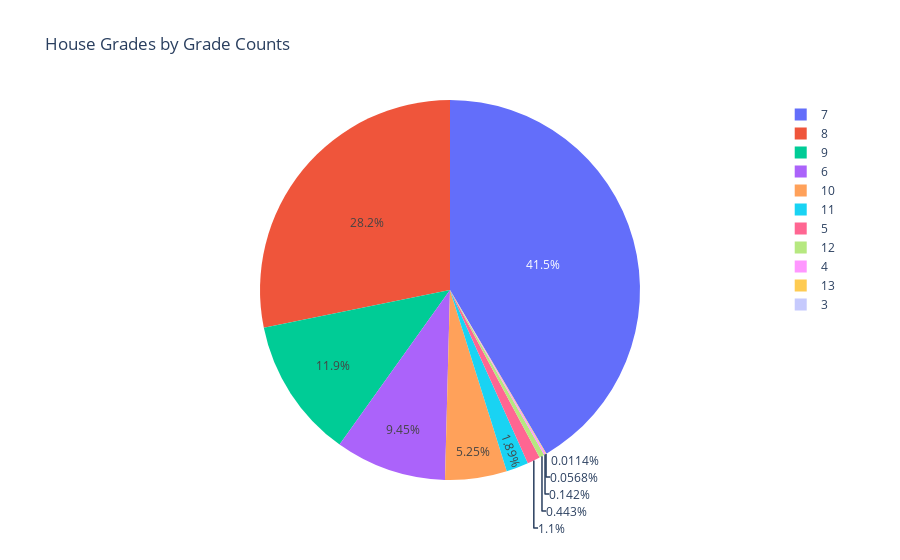

The code cell stored with this chart in its notebook:
### Code cell
fig = px.pie(grade_group, values='grade_counts', names='grade',title='House Grades by Grade Counts')
fig.show()

sns.histplot(data=houseSalesDF_clean, x="grade", kde=True, bins=10)

### Figure 1 — Plotly figure (JSON) as saved in the notebook; plotly's stock layout.template omitted (floating-point values rounded to 4 significant figures)
{"data": [{"domain": {"x": [0, 1], "y": [0, 1]}, "hovertemplate": "grade=%{label}<br>grade_counts=%{value}<extra></extra>", "labels": [3, 4, 5, 6, 7, 8, 9, 10, 11, 12, 13], "legendgroup": "", "name": "", "showlegend": true, "type": "pie", "values": [2, 25, 194, 1665, 7316, 4967, 2103, 925, 333, 78, 10]}], "layout": {"legend": {"tracegroupgap": 0}, "title": {"text": "House Grades by Grade Counts"}}}
